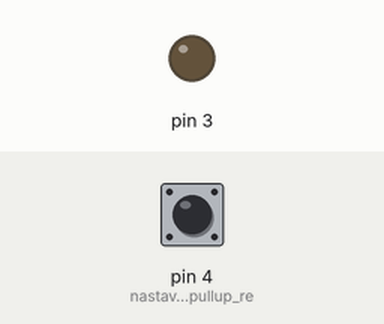
Simulated run of this sketch. Board: Arduino Uno, built with avr-gcc and run on an emulated ATmega328P. Parts: output pins drawn as LEDs (lit = HIGH). The test bench sets the inputs (shaded band); at power-on: pin 4 (nastavi_vstup_s_pullup_re) HIGH.

Above: at 1.2 s.
1.3 s: pin 4 (nastavi_vstup_s_pullup_re) pulled LOW for 1 s
At 3.0 s:
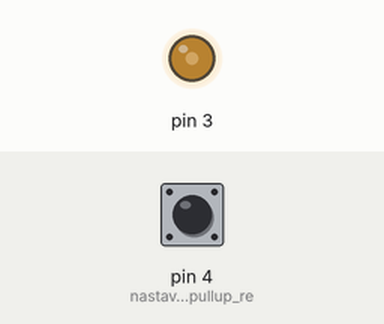
3.8 s: pin 4 (nastavi_vstup_s_pullup_re) pulled LOW for 3.2 s
At 5.15 s:
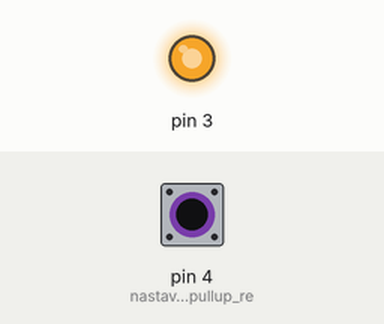
8.5 s: pin 4 (nastavi_vstup_s_pullup_re) pulled LOW for 0.15 s
At 9.6 s:
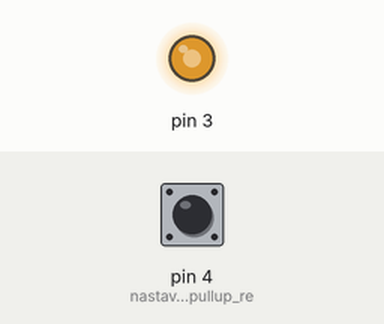
Timing chart, 0 to 11.5 s (numbered marks = the images above; inputs shaded):
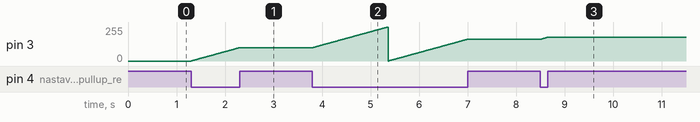

Measured:
- after the input at 1.3 s, pin 3: moves from 0/255 to 100/255 over 0.99 s, starting at once
- after the input at 8.5 s, pin 3: moves from 163/255 to 178/255 over 0.14 s, starting at once

The sketch:

zmena_intenzity_sviceni_led_jednim_tlacitkem.ino
```cpp
/*
 * Zapojeni:
 * tlacitko ~ pin 4, GND
 * LED + 220R ~ pin 3, GND
 */
byte x = 0; // pomocna promenna pro ukladani aktualni intenzity

void setup() {
  pinMode(4, INPUT_PULLUP); // nastavi vstup s pullup rezistorem
}

void loop() {
  if (digitalRead(4) == LOW) {  // detekce stisknuteho tlacitka (LOW protoze pullup)
    x = x + 1;  // pricte 1 k aktualni hodnote x
  }
  analogWrite(3, x);  // nastavi PWM na pinu 3 (LED) na hodnotu x
  delay(10);          // chvili pocka, aby se intenzita nemenila prilis rychle
}
```
